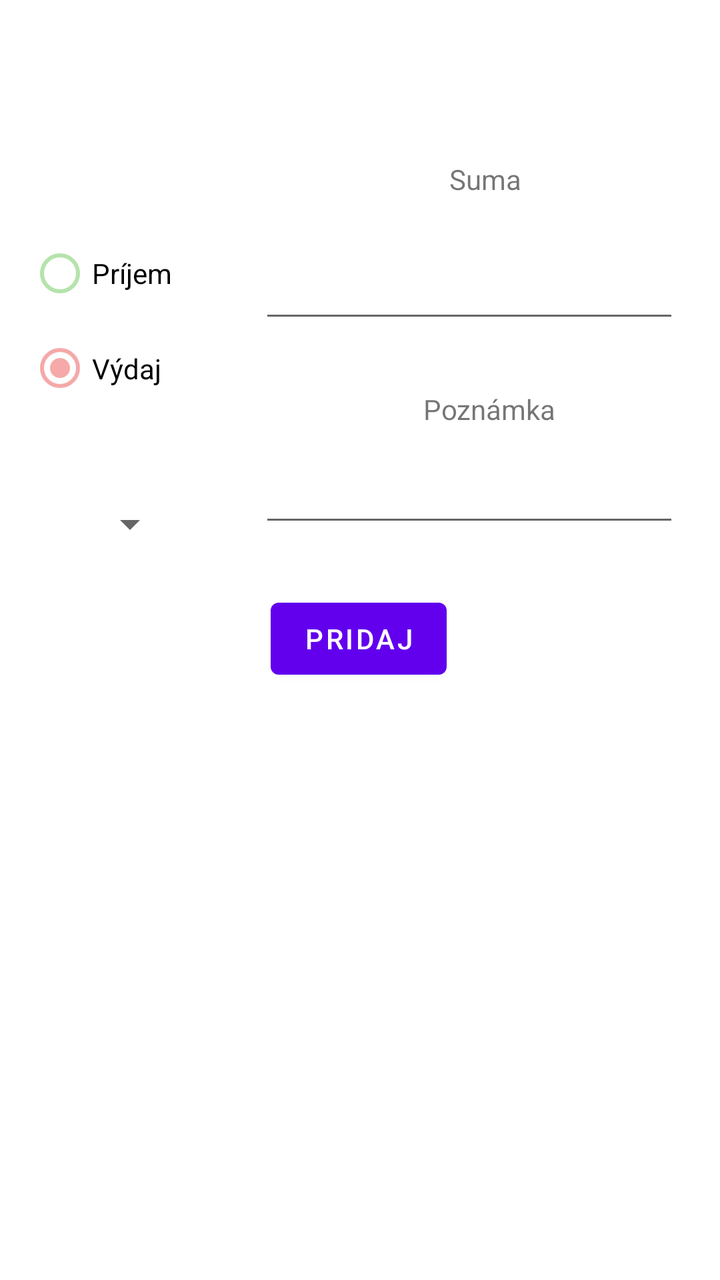
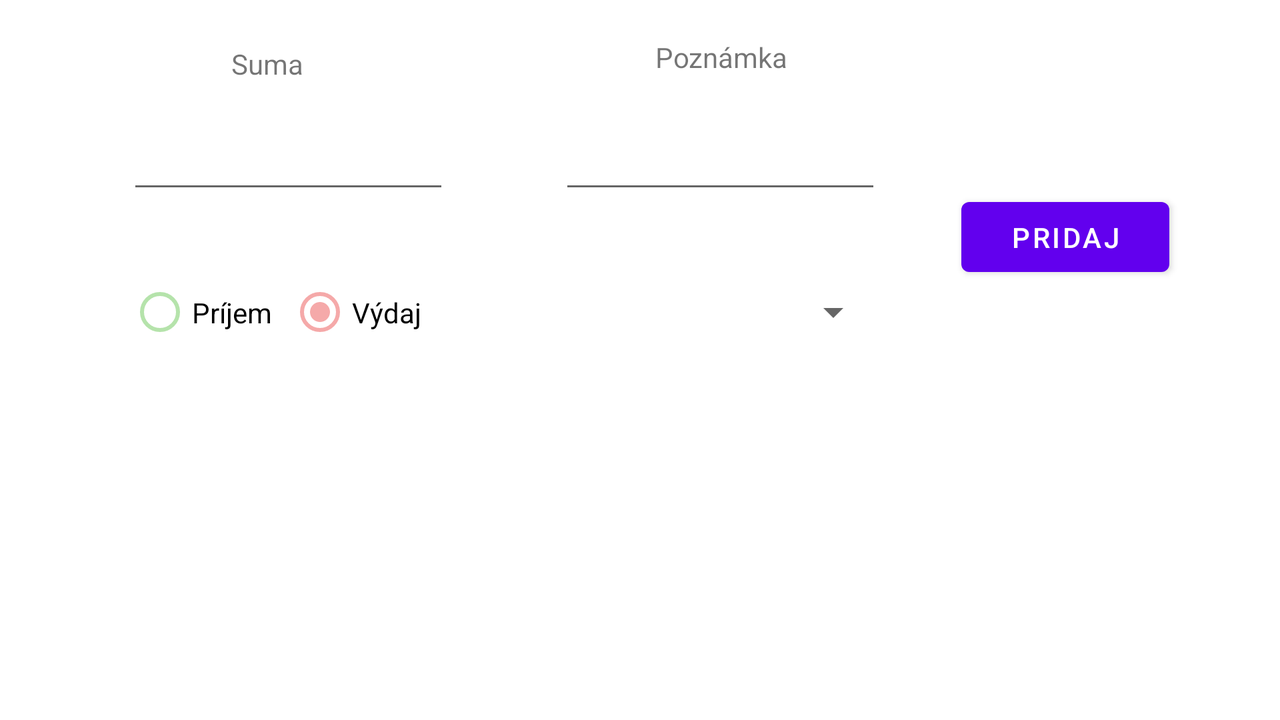

Compare how this app lays out the same screen by default and in its alternative resource folder. The renders come first, then the two layout files and the values they reference.
<!-- AndroidManifest.xml: application theme Theme.BudgetApp -->
<!-- res/layout/fragment_pridajpolozku.xml -->
<?xml version="1.0" encoding="utf-8"?>
<androidx.constraintlayout.widget.ConstraintLayout
    xmlns:android="http://schemas.android.com/apk/res/android"
    xmlns:app="http://schemas.android.com/apk/res-auto"
    xmlns:tools="http://schemas.android.com/tools"
    android:layout_width="match_parent"
    android:layout_height="match_parent"
    tools:context=".PridajPolozku">

    <EditText
        android:id="@+id/editTSumaPridanie"
        android:layout_width="wrap_content"
        android:layout_height="wrap_content"
        android:ems="10"
        android:inputType="numberDecimal"
        app:layout_constraintBottom_toTopOf="@+id/editTPozn"
        app:layout_constraintEnd_toEndOf="parent"
        app:layout_constraintHorizontal_bias="0.865"
        app:layout_constraintStart_toStartOf="parent"
        app:layout_constraintTop_toTopOf="parent"
        app:layout_constraintVertical_bias="0.674" />

    <Button
        android:id="@+id/btnPridaj"
        android:layout_width="wrap_content"
        android:layout_height="wrap_content"
        android:text="Pridaj"
        app:layout_constraintBottom_toBottomOf="parent"
        app:layout_constraintEnd_toEndOf="parent"
        app:layout_constraintHorizontal_bias="0.498"
        app:layout_constraintStart_toStartOf="parent"
        app:layout_constraintTop_toTopOf="parent"
        app:layout_constraintVertical_bias="0.499" />

    <EditText
        android:id="@+id/editTPozn"
        android:layout_width="wrap_content"
        android:layout_height="wrap_content"
        android:ems="10"
        android:gravity="start|top"
        android:inputType="textMultiLine"
        app:layout_constraintBottom_toBottomOf="parent"
        app:layout_constraintEnd_toEndOf="parent"
        app:layout_constraintHorizontal_bias="0.865"
        app:layout_constraintStart_toStartOf="parent"
        app:layout_constraintTop_toTopOf="parent"
        app:layout_constraintVertical_bias="0.379" />

    <RadioGroup
        android:id="@+id/rgZnamienko"
        android:layout_width="102dp"
        android:layout_height="95dp"
        android:checkedButton="@id/rbVydajA"
        android:orientation="vertical"
        app:layout_constraintBottom_toBottomOf="parent"
        app:layout_constraintEnd_toStartOf="@+id/editTSumaPridanie"
        app:layout_constraintStart_toStartOf="parent"
        app:layout_constraintTop_toTopOf="parent"
        app:layout_constraintVertical_bias="0.207">

        <RadioButton
            android:id="@+id/rbPrijemA"
            android:layout_width="match_parent"
            android:layout_height="wrap_content"
            android:text="Príjem"
            android:textColorHighlight="#8BC34A"
            android:textColorLink="#8BC34A"
            android:buttonTint="@color/mygreen"/>

        <RadioButton
            android:id="@+id/rbVydajA"
            android:layout_width="match_parent"
            android:layout_height="wrap_content"
            android:checked="false"
            android:text="Výdaj"
            android:textColorHighlight="#FFFFFF"
            android:textColorLink="#FF5722"
            android:buttonTint="@color/myred"/>

    </RadioGroup>

    <Spinner
        android:id="@+id/spinnerKategoria"
        android:layout_width="wrap_content"
        android:layout_height="wrap_content"
        app:layout_constraintBottom_toBottomOf="parent"
        app:layout_constraintEnd_toStartOf="@+id/editTPozn"
        app:layout_constraintStart_toStartOf="parent"
        app:layout_constraintTop_toBottomOf="@+id/rgZnamienko"
        app:layout_constraintVertical_bias="0.104" />

    <TextView
        android:id="@+id/textPoznamka"
        android:layout_width="wrap_content"
        android:layout_height="wrap_content"
        android:layout_marginBottom="12dp"
        android:text="Poznámka"
        app:layout_constraintBottom_toTopOf="@+id/editTPozn"
        app:layout_constraintEnd_toEndOf="parent"
        app:layout_constraintHorizontal_bias="0.721"
        app:layout_constraintStart_toStartOf="parent"
        app:layout_constraintTop_toBottomOf="@+id/editTSumaPridanie"
        app:layout_constraintVertical_bias="0.969" />

    <TextView
        android:id="@+id/textSuma"
        android:layout_width="wrap_content"
        android:layout_height="wrap_content"
        android:layout_marginBottom="4dp"
        android:text="Suma"
        app:layout_constraintBottom_toTopOf="@+id/editTSumaPridanie"
        app:layout_constraintEnd_toEndOf="parent"
        app:layout_constraintHorizontal_bias="0.693"
        app:layout_constraintStart_toStartOf="parent"
        app:layout_constraintTop_toTopOf="parent"
        app:layout_constraintVertical_bias="0.784" />

</androidx.constraintlayout.widget.ConstraintLayout>
<!-- resources referenced by this layout -->
<resources>
  <color name="mygreen">#FFB5E3AB</color>
  <color name="myred">#F5A9A9</color>
  <style name="Theme.BudgetApp" parent="Theme.MaterialComponents.DayNight.DarkActionBar">
          
          <item name="colorPrimary">@color/purple_500</item>
          <item name="colorPrimaryVariant">@color/purple_700</item>
          <item name="colorOnPrimary">@color/white</item>
          
          <item name="colorSecondary">@color/teal_200</item>
          <item name="colorSecondaryVariant">@color/teal_700</item>
          <item name="colorOnSecondary">@color/black</item>
          
          <item name="android:statusBarColor" tools:targetApi="l">?attr/colorPrimaryVariant</item>
          
      </style>
  <color name="purple_500">#FF6200EE</color>
  <color name="purple_700">#FF3700B3</color>
  <color name="white">#FFFFFFFF</color>
  <color name="teal_200">#FF03DAC5</color>
  <color name="teal_700">#FF018786</color>
  <color name="black">#FF000000</color>
</resources>
<!-- res/layout-land/fragment_pridajpolozku.xml (the repository's variant of the layout above) -->
<!-- drawn on the phone turned sideways -->
<?xml version="1.0" encoding="utf-8"?>
<androidx.constraintlayout.widget.ConstraintLayout
    xmlns:android="http://schemas.android.com/apk/res/android"
    xmlns:app="http://schemas.android.com/apk/res-auto"
    xmlns:tools="http://schemas.android.com/tools"
    android:layout_width="match_parent"
    android:layout_height="match_parent"
    android:background="#FFFFFF"
    android:backgroundTint="#FFFFFF"
    android:foregroundTint="#F1EEEE"
    tools:context=".PridajPolozku">

    <EditText
        android:id="@+id/editTSumaPridanie"
        android:layout_width="161dp"
        android:layout_height="47dp"
        android:ems="10"
        android:inputType="numberDecimal"
        app:layout_constraintBottom_toBottomOf="parent"
        app:layout_constraintEnd_toEndOf="parent"
        app:layout_constraintHorizontal_bias="0.133"
        app:layout_constraintStart_toStartOf="parent"
        app:layout_constraintTop_toTopOf="parent"
        app:layout_constraintVertical_bias="0.175" />

    <Button
        android:id="@+id/btnPridaj"
        android:layout_width="104dp"
        android:layout_height="47dp"
        android:text="Pridaj"
        app:layout_constraintBottom_toBottomOf="parent"
        app:layout_constraintEnd_toEndOf="parent"
        app:layout_constraintHorizontal_bias="0.897"
        app:layout_constraintStart_toStartOf="parent"
        app:layout_constraintTop_toTopOf="parent"
        app:layout_constraintVertical_bias="0.304" />

    <EditText
        android:id="@+id/editTPozn"
        android:layout_width="161dp"
        android:layout_height="47dp"
        android:ems="10"
        android:gravity="start|top"
        android:inputType="textMultiLine"
        app:layout_constraintBottom_toBottomOf="parent"
        app:layout_constraintEnd_toEndOf="parent"
        app:layout_constraintHorizontal_bias="0.584"
        app:layout_constraintStart_toStartOf="parent"
        app:layout_constraintTop_toTopOf="parent"
        app:layout_constraintVertical_bias="0.175" />

    <RadioGroup
        android:id="@+id/rgZnamienko"
        android:layout_width="160dp"
        android:layout_height="47dp"
        android:checkedButton="@id/rbVydajA"
        android:orientation="horizontal"
        app:layout_constraintBottom_toBottomOf="parent"
        app:layout_constraintEnd_toEndOf="parent"
        app:layout_constraintHorizontal_bias="0.133"
        app:layout_constraintStart_toStartOf="parent"
        app:layout_constraintTop_toBottomOf="@+id/editTSumaPridanie"
        app:layout_constraintVertical_bias="0.146">

        <RadioButton
            android:id="@+id/rbPrijemA"
            android:layout_width="80dp"
            android:layout_height="match_parent"
            android:text="Príjem"
            android:buttonTint="@color/mygreen"/>/>

        <RadioButton
            android:id="@+id/rbVydajA"
            android:layout_width="79dp"
            android:layout_height="match_parent"
            android:checked="false"
            android:text="Výdaj"
            android:buttonTint="@color/myred"/>
             />

    </RadioGroup>

    <Spinner
        android:id="@+id/spinnerKategoria"
        android:layout_width="161dp"
        android:layout_height="47dp"
        app:layout_constraintBottom_toBottomOf="parent"
        app:layout_constraintEnd_toEndOf="parent"
        app:layout_constraintHorizontal_bias="0.584"
        app:layout_constraintStart_toStartOf="parent"
        app:layout_constraintTop_toBottomOf="@+id/editTPozn"
        app:layout_constraintVertical_bias="0.146" />

    <TextView
        android:id="@+id/textPoznamka"
        android:layout_width="wrap_content"
        android:layout_height="wrap_content"
        android:layout_marginBottom="16dp"
        android:text="Poznámka"
        app:layout_constraintBottom_toTopOf="@+id/editTPozn"
        app:layout_constraintEnd_toEndOf="parent"
        app:layout_constraintHorizontal_bias="0.571"
        app:layout_constraintStart_toStartOf="parent"
        app:layout_constraintTop_toTopOf="parent"
        app:layout_constraintVertical_bias="0.965" />

    <TextView
        android:id="@+id/textSuma"
        android:layout_width="wrap_content"
        android:layout_height="wrap_content"
        android:text="Suma"
        app:layout_constraintBottom_toTopOf="@+id/editTSumaPridanie"
        app:layout_constraintEnd_toStartOf="@+id/textPoznamka"
        app:layout_constraintHorizontal_bias="0.397"
        app:layout_constraintStart_toStartOf="parent"
        app:layout_constraintTop_toTopOf="parent"
        app:layout_constraintVertical_bias="0.622" />

</androidx.constraintlayout.widget.ConstraintLayout>
